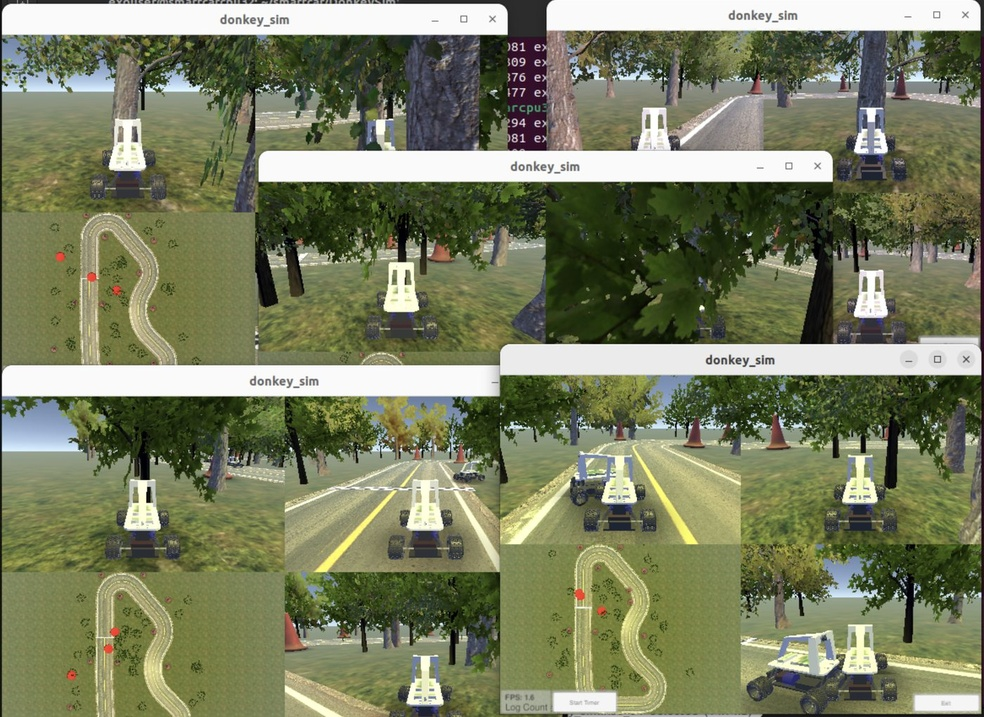
#> input picture assets/donkeysim-multiview.jpg, 984 x 717 px, shrunk from 1400 x 1020 before the run; its folder holds only this picture in this run
$ python -i green_vehicle_detect.py   (imports and definitions only)
#> lines starting #> are read from the running program, lines starting #| are printed output that depends on the picture; after the words box and inside, x2 and y2 are one past the last pixel; in counts of white or black regions, pixels touching at a corner belong together
#> further down, picture is the input picture: shape (717, 984, 3); mean B, G, R 97, 126.9, 121.8
#!/usr/bin/env python3
"""
notedetectionnote - Green Vehicle Detector (note)

detectionnote, noteHSVnotedetection.
notedetection.

note:
    # noterows(noteobstaclenotesavenoteresult)
    python -m module.green_vehicle_detect

    # note - notedetectionnote(note)
    from module.green_vehicle_detect import GreenVehicleDetector
    detector = GreenVehicleDetector(mode='fused')
    detections = detector.detect(img_bgr)

    # note - note
    detector = GreenVehicleDetector(mode='simple')
    detections = detector.detect(img_bgr)

note: 2026-03-16
note:
  - note9notedetectionnote(note, note)
  - notedetectionnote(note4note)
  - 100%notedetection(note)
  - note
"""

import os
from dataclasses import dataclass, field
from typing import List, Optional, Tuple, Dict

import cv2
import numpy as np

# ---------------------------------------------------------------------------
# pathnote
# ---------------------------------------------------------------------------
REPO_ROOT = os.path.dirname(os.path.dirname(os.path.abspath(__file__)))
OBSTACLE_DIR = os.path.join(REPO_ROOT, "data", "data_sample", "obstacle")
OUT_DIR = os.path.join(REPO_ROOT, "data", "data_sample", "obstacle_green_detect")


# ---------------------------------------------------------------------------
# datanote
# ---------------------------------------------------------------------------
@dataclass
class VehicleDetection:
    """notedetectionresult"""
    bbox: Tuple[int, int, int, int]   # (x, y, w, h) - note + note
    area: int                          # note
    centroid: Tuple[float, float]      # (cx, cy) - note
    confidence: float                  # 0~1, note
    votes: int = 0                     # note(note)
    detecting_methods: List[str] = field(default_factory=list)  # note


@dataclass
class DetectionResult:
    """notedetectionresult"""
    mask: np.ndarray                          # note (HxW, uint8)
    detections: List[VehicleDetection] = field(default_factory=list)

    @property
    def count(self) -> int:
        return len(self.detections)

    @property
    def detected(self) -> bool:
        return self.count > 0


# ---------------------------------------------------------------------------
# notefunction
# ---------------------------------------------------------------------------
def _denoise_and_filter(
    mask: np.ndarray,
    min_area: int = 30,
    max_area: int = 300,
    aspect_range: Tuple[float, float] = (0.3, 4.0),
    min_saturation: Optional[int] = None,
    img_hsv: Optional[np.ndarray] = None,
) -> np.ndarray:
    """
    notefunction
    - note(CLOSE + OPEN)
    - note
    - note
    - note(note)
    """
    kernel = cv2.getStructuringElement(cv2.MORPH_ELLIPSE, (3, 3))
    mask = cv2.morphologyEx(mask, cv2.MORPH_CLOSE, kernel, iterations=2)
    mask = cv2.morphologyEx(mask, cv2.MORPH_OPEN, kernel, iterations=1)

    n, labels, stats, _ = cv2.connectedComponentsWithStats(mask, connectivity=8)
    clean = np.zeros_like(mask)

    for i in range(1, n):
        area = stats[i, cv2.CC_STAT_AREA]
        w = stats[i, cv2.CC_STAT_WIDTH]
        h = stats[i, cv2.CC_STAT_HEIGHT]
        aspect = max(w, h) / (min(w, h) + 1e-5)

        # note
        if not (min_area <= area <= max_area):
            continue
        if not (aspect_range[0] <= aspect <= aspect_range[1]):
            continue

        # note
        if min_saturation is not None and img_hsv is not None:
            region_saturation = img_hsv[labels == i, 1]
            mean_sat = region_saturation.mean()
            if mean_sat < min_saturation:
                continue

        clean[labels == i] = 255

    return clean


# ---------------------------------------------------------------------------
# note9notedetectionnote(note)
# ---------------------------------------------------------------------------
# [72 lines left out: functions detect_a_improved, detect_b_improved, detect_c_improved, detect_d_improved, detect_e_improved, detect_f_improved and 2 more, not called in this run]


def detect_i_improved(img: np.ndarray) -> np.ndarray:
    """I: note + note + note PASS CLEAN"""
    hsv = cv2.cvtColor(img, cv2.COLOR_BGR2HSV)
#> hsv: shape (717, 984, 3); mean H, S, V 41.5, 84.1, 128.9
    mask_loose = cv2.inRange(hsv, (35, 70, 60), (90, 255, 255))
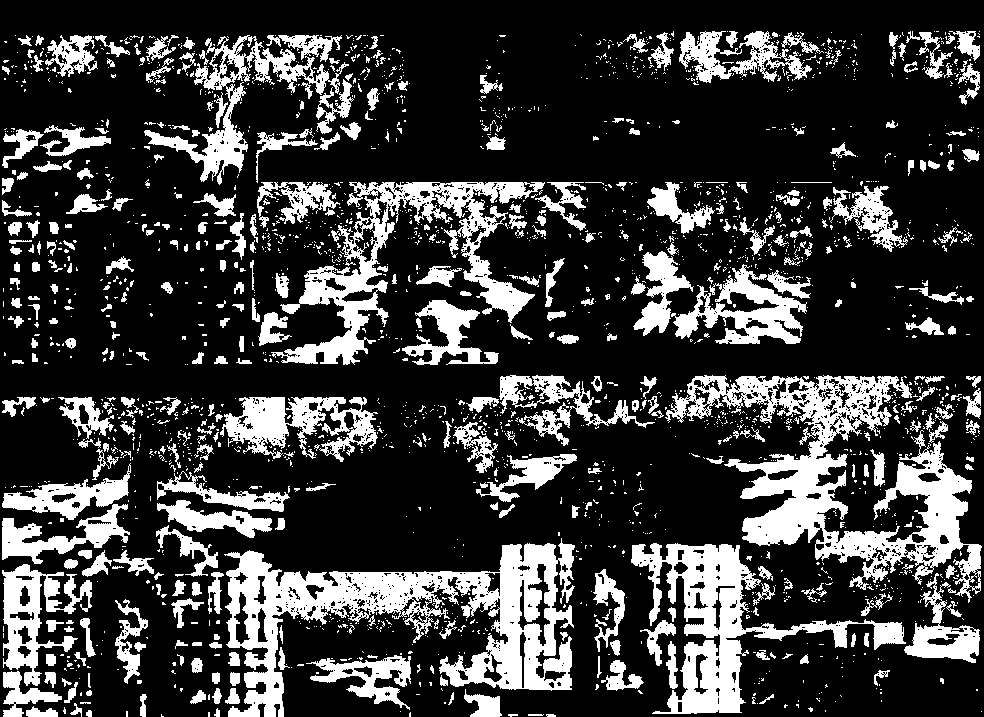
#> mask_loose: shape (717, 984); 23.6% white; 2335 white regions (1936 under 20 px), largest, box (x1, y1, x2, y2) and area: (224, 538, 575, 717) 22426, (665, 375, 982, 603) 21400, (271, 182, 545, 365) 12065
    mask_strict = cv2.inRange(hsv, (42, 110, 80), (78, 255, 255))
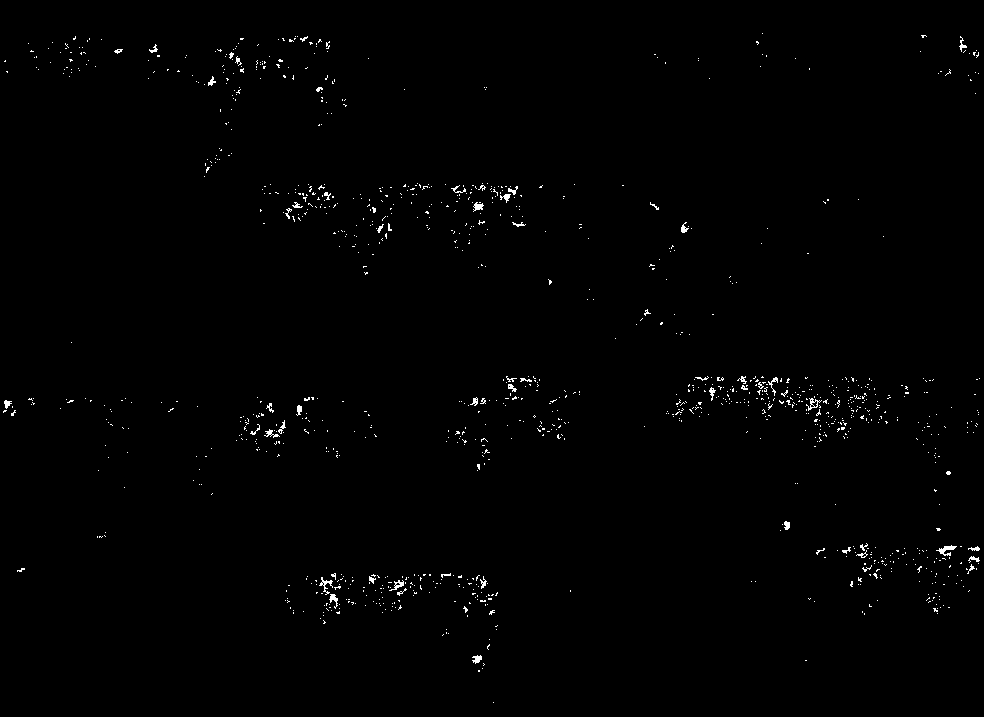
#> mask_strict: shape (717, 984); 0.69% white in thin lines or dots
    kernel = cv2.getStructuringElement(cv2.MORPH_ELLIPSE, (5, 5))
    seed = cv2.dilate(mask_strict, kernel, iterations=2)
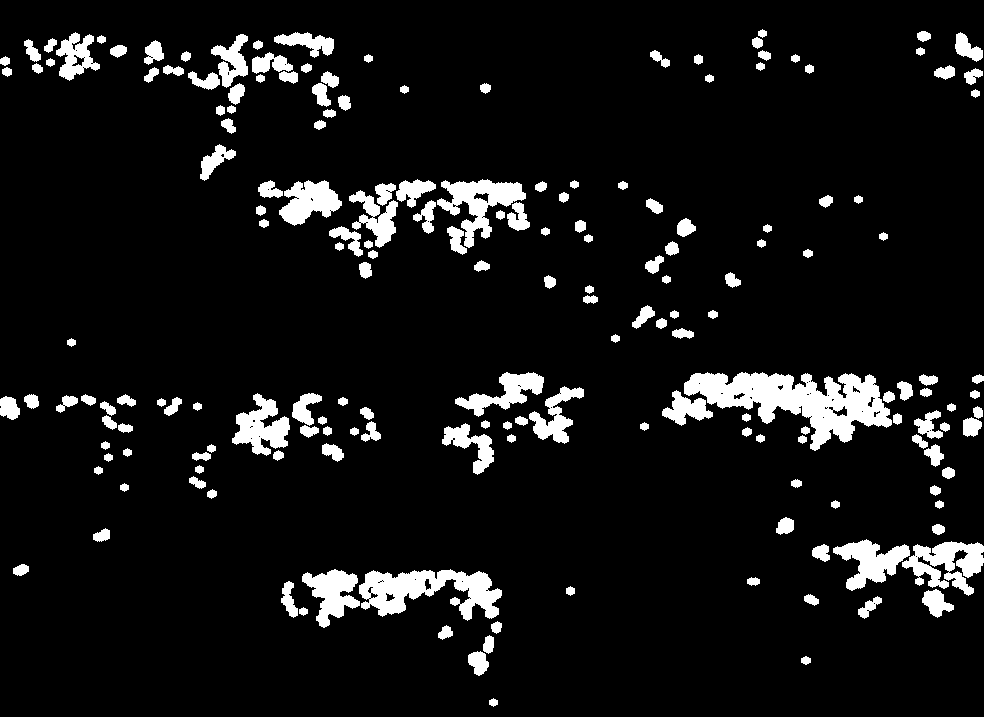
#> seed: shape (717, 984); 8% white; 184 white regions, largest, box (x1, y1, x2, y2) and area: (684, 372, 892, 451) 7719, (359, 569, 502, 621) 3966, (437, 179, 526, 248) 2471
    mask = cv2.bitwise_and(mask_loose, seed)
#> mask: shape (717, 984); 5.2% white; 469 white regions (254 under 20 px), largest, box (x1, y1, x2, y2) and area: (687, 375, 855, 451) 3785, (359, 571, 502, 618) 3100, (437, 182, 526, 247) 1774
    return _denoise_and_filter(mask, min_area=20, max_area=200,
                              aspect_range=(0.4, 3.0),
                              min_saturation=100, img_hsv=hsv)
#> in _denoise_and_filter, `mask = cv2.morphologyEx(mask, cv2.MORPH_CLOSE, kernel, iterations=2)`: mask: shape (717, 984); 6.4% white; 173 white regions (21 under 20 px), largest, box (x1, y1, x2, y2) and area: (662, 375, 893, 451) 7585, (302, 571, 502, 625) 5214, (815, 539, 982, 618) 3916
#> in _denoise_and_filter, `mask = cv2.morphologyEx(mask, cv2.MORPH_OPEN, kernel, iterations=1)`:
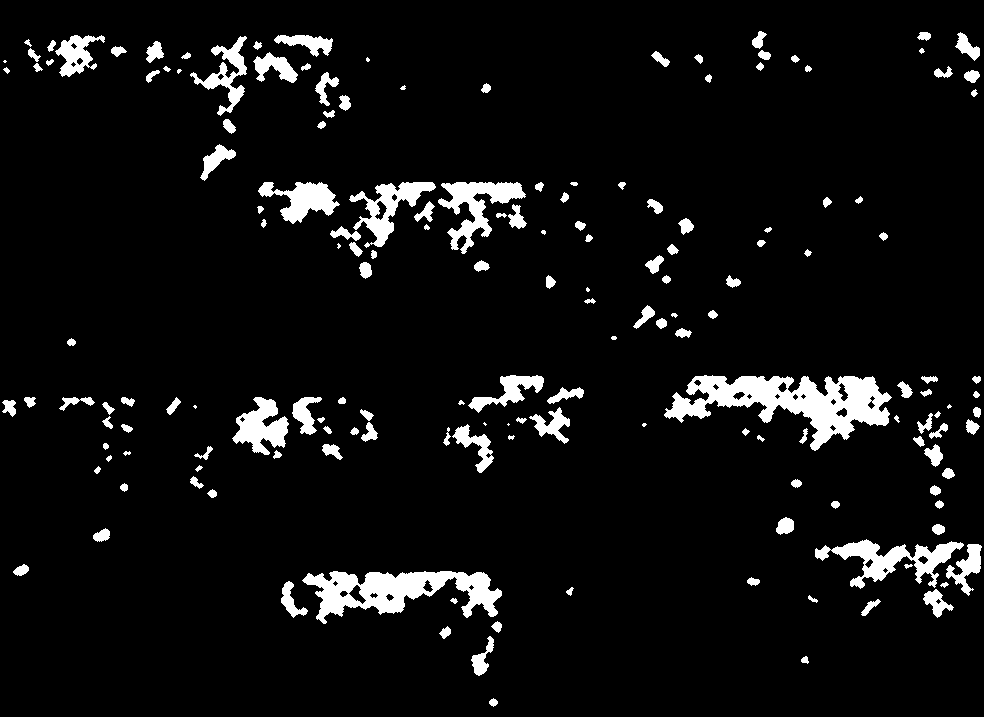
#> mask: shape (717, 984); 6.2% white; 169 white regions (12 under 20 px), largest, box (x1, y1, x2, y2) and area: (664, 375, 892, 451) 7523, (302, 571, 502, 624) 5184, (815, 539, 964, 589) 2673
#> in _denoise_and_filter, `n, labels, stats, _ = cv2.connectedComponentsWithStats(mask, connectiv..`:
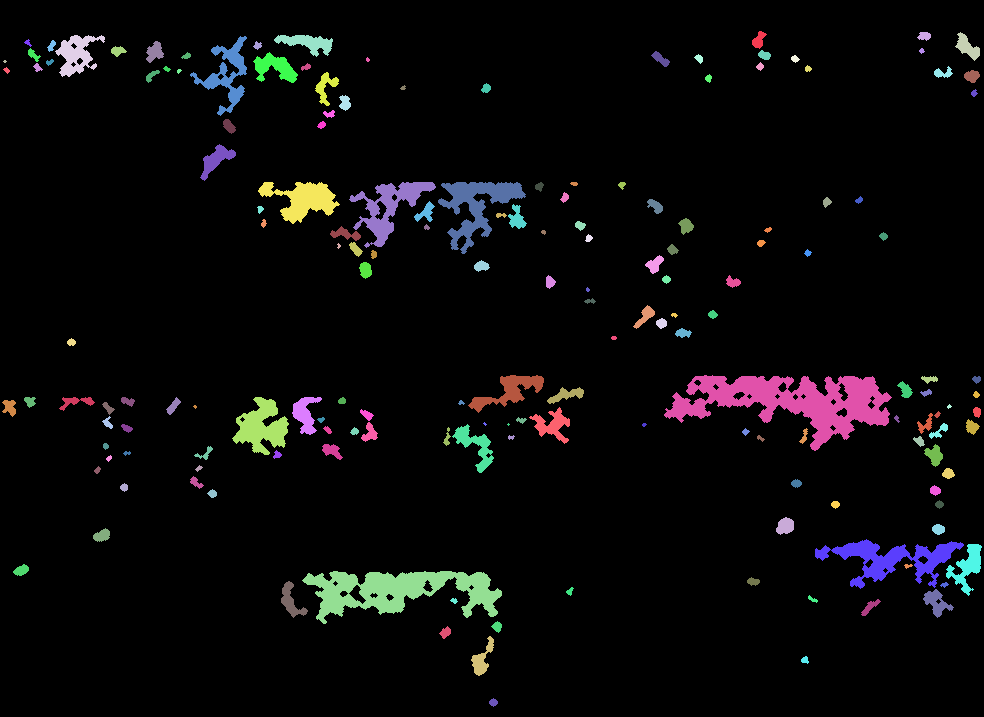
#> labels: shape (717, 984) int32; 170 distinct labels, from 0 to 169; one colour per label, 0 black
#> in _denoise_and_filter, `n, labels, stats, _ = cv2.connectedComponentsWithStats(mask, connectiv..`: n = 170; stats = 170 rows, first 6: [0, 0, 984, 717, 661737], [752, 31, 15, 18, 148], [917, 32, 14, 9, 90], [955, 32, 25, 29, 334], [55, 35, 50, 42, 1013], [274, 35, 59, 22, 648]
#> the loop in _denoise_and_filter, `for i in range(1, n):` made 169 passes
#> (area, w, h, aspect, mean_sat) on passes 1, 2, 7, 8, 10, 11, 12, 13, 14, 15, 16, 18: (148, 15, 18, 1.2, 135.1), (90, 14, 9, 1.56, 127.6), (28, 8, 8, 1, 96.36), (58, 9, 12, 1.33, 92.1), (47, 9, 9, 1, 111.3), (105, 16, 11, 1.45, 115.4), (80, 13, 14, 1.08, 78.46), (22, 6, 6, 1, 116.4), (136, 19, 16, 1.19, 104.4), (89, 13, 10, 1.3, 116.6), (42, 10, 7, 1.43, 126.5), (52, 9, 10, 1.11, 106.6)
#> (area, w, h, aspect) on passes 3, 4, 5, 6, 9, 17: (334, 25, 29, 1.16), (1013, 50, 42, 1.19), (648, 59, 22, 2.68), (1355, 57, 80, 1.4), (240, 18, 22, 1.22), (706, 45, 31, 1.45)
#> after the loop in _denoise_and_filter, `for i in range(1, n):`:
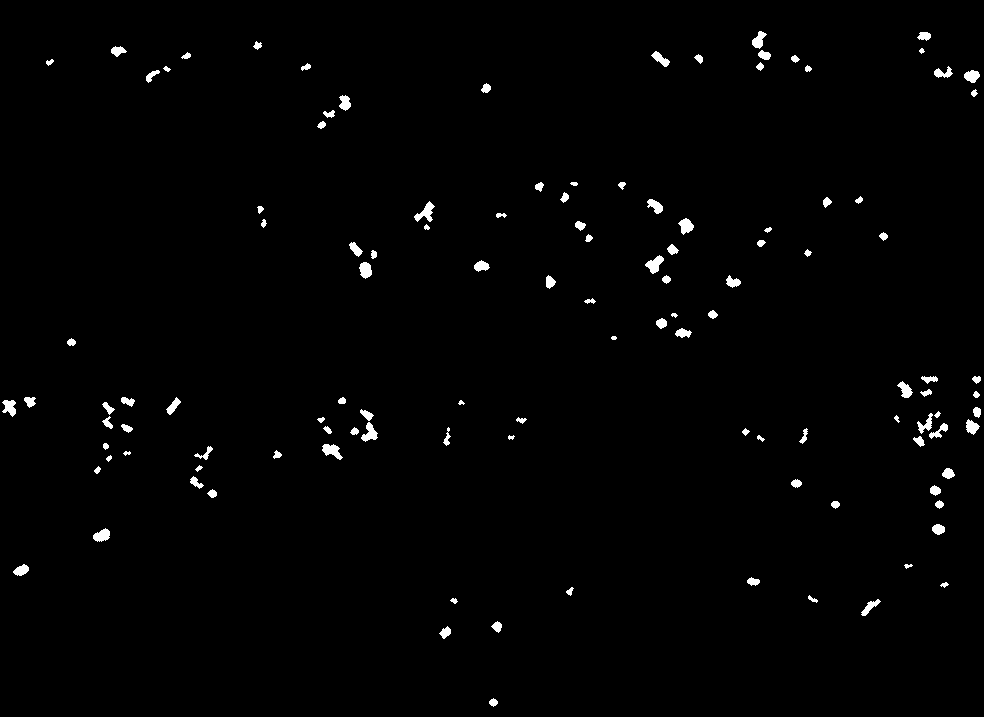
#> clean: shape (717, 984); 1.2% white; 118 white regions, largest, box (x1, y1, x2, y2) and area: (414, 201, 435, 222) 194, (645, 255, 664, 274) 186, (322, 444, 343, 460) 186


# note
METHODS = [
    ("A_improved",      detect_a_improved),
    ("B_improved",      detect_b_improved),
    ("C_improved",      detect_c_improved),
    ("D_improved",      detect_d_improved),
    ("E_improved",      detect_e_improved),
    ("F_improved",      detect_f_improved),
    ("G_improved",      detect_g_improved),
    ("H_improved",      detect_h_improved),
    ("I_improved",      detect_i_improved),
]

# note(detectionresult<=1note, note)
CLEAN_METHODS = [
    ("B_improved",      detect_b_improved),
    ("E_improved",      detect_e_improved),
    ("H_improved",      detect_h_improved),
    ("I_improved",      detect_i_improved),
]


# ---------------------------------------------------------------------------
# notedetectionnotefunction
# ---------------------------------------------------------------------------
# [111 lines left out: functions _get_iou, _extract_objects_from_mask, _fuse_detections, not called in this run]


# ---------------------------------------------------------------------------
# GreenVehicleDetector - notedetectionnoteclass
# ---------------------------------------------------------------------------
class GreenVehicleDetector:
    """
    notedetectionnote, notedetectionnote.

    note
    ----
    mode: str
        'fused' - note4notedetection(note, note)
        'simple' - noteHSVnotedetection(note)
    h_lo, h_hi: HSVnote(note)
    s_lo: note
    v_lo: note
    min_area: note
    roi_top_frac: note
    """

    # [204 lines left out: functions __init__, detect, _detect_simple, _detect_fused, visualize, _overlay_mask and 2 more, not called in this run]


# [2 lines not run here, left out]

>>> import cv2
>>> picture = cv2.imread('../assets/donkeysim-multiview.jpg')
>>> result = detect_i_improved(picture)
